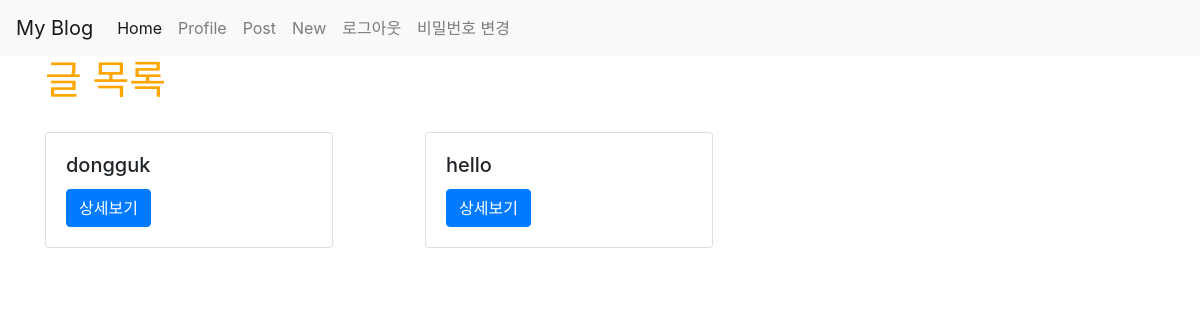
The app's page /posts/ (signed in), older data.
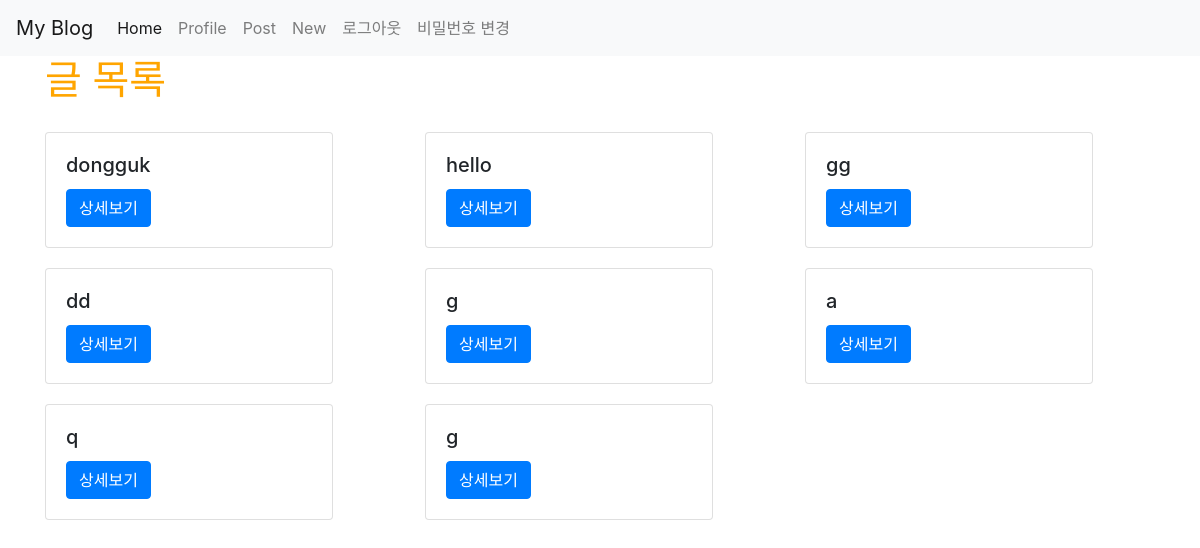
The same page, newer data.
### posts/models.py (models this page shows)
class Post(models.Model):
    title = models.CharField(max_length=50, null=False)
    content = models.TextField()
    view_count = models.IntegerField(default=0)
    image = models.ImageField(upload_to='images/', null=True)
    created_at = models.DateTimeField(auto_now_add = True)
    updated_at = models.DateTimeField(auto_now = True)

### posts/views.py (the view)
# urls.py: path('', views.main, name="main"),
def main(request):
    posts = Post.objects.all()
    return render(request, 'posts/main.html', {'posts': posts})

### posts/templates/posts/main.html
{% extends 'base.html' %}
{% load static %}
{% block content %}
{% include 'shared/_navbar.html' %}
<div class="container">
    {% if user.is_authenticated %}
        <h1>글 목록</h1>
        <div class="row">
            {% for post in posts %}
                <div class="col-md-4 col-12">
                    <div class="card" style="width: 18rem; margin-top: 20px;">
                        <div class="card-body">
                            <h5 class="card-title">{{ post.title }}</h5>
                            <a href="{% url 'posts:show' post.id %}" class="btn btn-primary">상세보기</a>
                        </div>
                    </div>
                </div>
            {% endfor %}
        </div>
    {% else %}
        <h3>로그인 후 이용이 가능합니다.</h3>
        <a href="{% url 'account_login' %}" class="btn btn-warning">로그인</a>
        <a href="{% url 'account_signup' %}" class="btn btn-warning">회원가입</a>
    {% endif %}
</div>
{% endblock %}

### myblog/templates/base.html (shortened to what this page needs)
{% load static %}
<!doctype html>
<html lang="en">
  <head>
    <link rel="stylesheet" href="https://stackpath.bootstrapcdn.com/bootstrap/4.5.0/css/bootstrap.min.css">
    <link rel="stylesheet" href="{% static 'css/project.css' %}">
  </head>
  <body>
    {% block content %}
    {% endblock %}
  </body>
</html>

### myblog/templates/shared/_navbar.html (shortened to what this page needs)
<nav class="navbar navbar-expand-lg navbar-light bg-light">
    <a class="navbar-brand" href="{% url 'main' %}">My Blog</a>
    <div class="collapse navbar-collapse" id="navbarSupportedContent">
      <ul class="navbar-nav mr-auto">
        <li class="nav-item active">
          <a class="nav-link" href="{% url 'main' %}">Home <span class="sr-only">(current)</span></a>
        </li>
        <li class="nav-item">
          <a class="nav-link" href="{% url 'introduction:profile' %}">Profile</a>
        </li>
        <li class="nav-item">
          <a class="nav-link" href="{% url 'posts:main' %}">Post</a>
        </li>
        <li class="nav-item">
          <a class="nav-link" href="{% url 'posts:new' %}">New</a>
        </li>
        {% if user.is_authenticated %}
        <li class="nav-item">
          <a class="nav-link" href="{% url 'account_logout' %}">로그아웃</a>
        </li>
        <li class="nav-item">
          <a class="nav-link" href="{% url 'account_change_password' %}">비밀번호 변경</a>
        </li>
        {% endif %}
    </div>
</nav>

### myblog/static/css/project.css (style rules this page uses)
h1 { color: orange; }

Row changes from the older to the newer data that the page shows:
added Post: title "gg"
added Post: title "dd"
added Post: title "g"
added Post: title "a"
added Post: title "q"
added Post: title "g"
